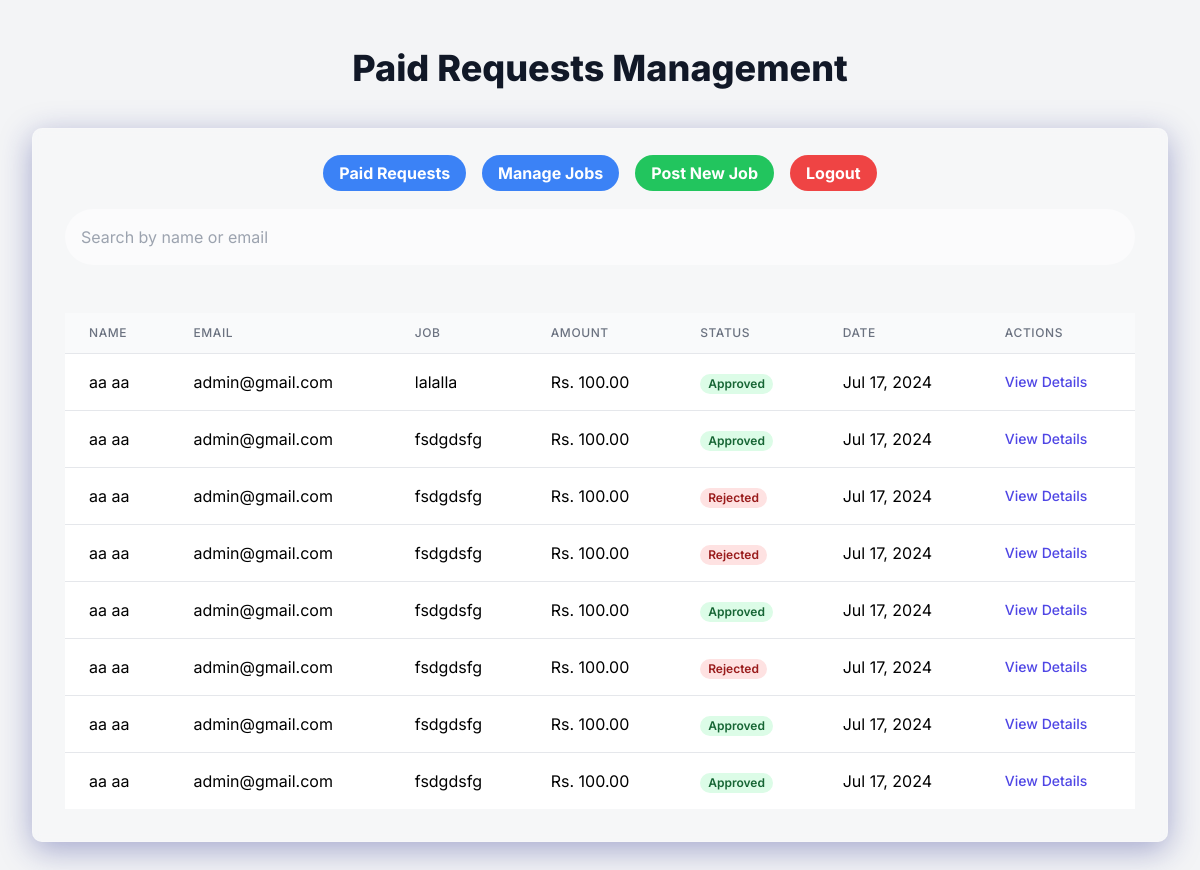
The app's page /admin_paid_requests.php (signed in) with its own data.
### tables this page shows
CREATE TABLE `paid_requests` (
  `id` int(11) NOT NULL,
  `application_id` int(11) DEFAULT NULL,
  `amount` decimal(10,2) NOT NULL,
  `payment_proof` varchar(255) NOT NULL,
  `status` enum('pending','approved','rejected') DEFAULT 'pending',
  `created_at` timestamp NOT NULL DEFAULT current_timestamp()
);

CREATE TABLE `job_applications` (
  `id` int(11) NOT NULL,
  `job_id` int(11) DEFAULT NULL,
  `name` varchar(255) NOT NULL,
  `contact` varchar(20) NOT NULL,
  `alt_contact` varchar(20) DEFAULT NULL,
  `email` varchar(255) NOT NULL,
  `height` decimal(5,2) NOT NULL,
  `weight` decimal(5,2) NOT NULL,
  `gender` enum('male','female') NOT NULL,
  `dob` date NOT NULL,
  `blood_group` varchar(5) NOT NULL,
  `ex_serviceman` tinyint(1) NOT NULL,
  `relative_in_service` varchar(255) DEFAULT NULL,
  `created_at` timestamp NOT NULL DEFAULT current_timestamp()
);

CREATE TABLE `jobs` (
  `id` int(11) NOT NULL,
  `category_id` int(11) DEFAULT NULL,
  `title` varchar(255) NOT NULL,
  `application_fee` decimal(10,2) DEFAULT NULL,
  `start_date` date DEFAULT NULL,
  `end_date` date DEFAULT NULL,
  `min_age` int(11) DEFAULT NULL,
  `max_age` int(11) DEFAULT NULL,
  `male_height` decimal(5,2) DEFAULT NULL,
  `female_height` decimal(5,2) DEFAULT NULL,
  `chest_male` decimal(5,2) DEFAULT NULL,
  `weight` decimal(5,2) DEFAULT NULL,
  `qualification` text DEFAULT NULL,
  `apply_link` varchar(255) DEFAULT NULL,
  `official_website` varchar(255) DEFAULT NULL,
  `detailed_notification` text DEFAULT NULL,
  `study_material` text DEFAULT NULL,
  `youtube_links` text DEFAULT NULL,
  `created_at` timestamp NOT NULL DEFAULT current_timestamp()
);

### admin_paid_requests.php (the view, shortened to what this page needs)
<?php
require_once 'config.php';
$query = "SELECT pr.id, pr.amount, pr.payment_proof, pr.status, pr.created_at,
                 ja.id as application_id, ja.name, ja.email, ja.contact, ja.alt_contact,
                 ja.height, ja.weight, ja.gender, ja.dob, ja.blood_group,
                 ja.ex_serviceman, ja.relative_in_service,
                 j.title as job_title, c.name as category_name
          FROM paid_requests pr
          JOIN job_applications ja ON pr.application_id = ja.id
          JOIN jobs j ON ja.job_id = j.id
          JOIN categories c ON j.category_id = c.id
          ORDER BY pr.created_at DESC";
$stmt = $pdo->query($query);
$paid_requests = $stmt->fetchAll();
?>
<!DOCTYPE html>
<html lang="en">
<head>
    <script src="https://cdn.tailwindcss.com"></script>
</head>
<body class="min-h-screen py-12 px-4 sm:px-6 lg:px-8" x-data="{ showModal: false, selectedRequest: null }">
    <div class="max-w-7xl mx-auto">
        <h1 class="text-4xl font-extrabold text-center text-gray-900 mb-10 animate-fade-in-up">Paid Requests Management</h1>
        <div class="glassmorphism p-8 animate-fade-in-up" style="animation-delay: 0.2s;">
        <ul class="flex justify-center space-x-4">
                <li><a href="admin_paid_requests.php" class="bg-blue-500 hover:bg-blue-700 text-white font-bold py-2 px-4 rounded-full transition duration-300 ease-in-out transform hover:scale-105">Paid Requests</a></li>
                <li><a href="admin_dashboard.php" class="bg-blue-500 hover:bg-blue-700 text-white font-bold py-2 px-4 rounded-full transition duration-300 ease-in-out transform hover:scale-105">Manage Jobs</a></li>
                <li><a href="admin_post_job.php" class="bg-green-500 hover:bg-green-700 text-white font-bold py-2 px-4 rounded-full transition duration-300 ease-in-out transform hover:scale-105">Post New Job</a></li>
                <li><a href="admin_logout.php" class="bg-red-500 hover:bg-red-700 text-white font-bold py-2 px-4 rounded-full transition duration-300 ease-in-out transform hover:scale-105">Logout</a></li>
            </ul>
            <div class="py-6 mb-6">
                <input type="text" id="searchInput" placeholder="Search by name or email" class="w-full p-4 rounded-full border-none focus:ring-2 focus:ring-blue-400 transition duration-300 bg-white bg-opacity-50">
            </div>
            <div class="overflow-x-auto">
                <table class="min-w-full divide-y divide-gray-200">
                    <thead class="bg-gray-50">
                        <tr>
                            <th scope="col" class="px-6 py-3 text-left text-xs font-medium text-gray-500 uppercase tracking-wider">Name</th>
                            <th scope="col" class="px-6 py-3 text-left text-xs font-medium text-gray-500 uppercase tracking-wider">Email</th>
                            <th scope="col" class="px-6 py-3 text-left text-xs font-medium text-gray-500 uppercase tracking-wider">Job</th>
                            <th scope="col" class="px-6 py-3 text-left text-xs font-medium text-gray-500 uppercase tracking-wider">Amount</th>
                            <th scope="col" class="px-6 py-3 text-left text-xs font-medium text-gray-500 uppercase tracking-wider">Status</th>
                            <th scope="col" class="px-6 py-3 text-left text-xs font-medium text-gray-500 uppercase tracking-wider">Date</th>
                            <th scope="col" class="px-6 py-3 text-left text-xs font-medium text-gray-500 uppercase tracking-wider">Actions</th>
                        </tr>
                    </thead>
                    <tbody class="bg-white divide-y divide-gray-200" id="tableBody">
                        <?php foreach ($paid_requests as $index => $request): ?>
                            <tr class="hover:bg-gray-50 animate-fade-in-up" style="animation-delay: <?= 0.1 * ($index + 1) ?>s;">
                                <td class="px-6 py-4 whitespace-nowrap"><?= htmlspecialchars($request['name']) ?></td>
                                <td class="px-6 py-4 whitespace-nowrap"><?= htmlspecialchars($request['email']) ?></td>
                                <td class="px-6 py-4 whitespace-nowrap"><?= htmlspecialchars($request['job_title']) ?></td>
                                <td class="px-6 py-4 whitespace-nowrap">Rs. <?= number_format($request['amount'], 2) ?></td>
                                <td class="px-6 py-4 whitespace-nowrap">
                                    <span class="px-2 inline-flex text-xs leading-5 font-semibold rounded-full
                                        <?php
                                        switch ($request['status']) {
                                            case 'approved':
                                                echo 'bg-green-100 text-green-800';
                                                break;
                                            case 'rejected':
                                                echo 'bg-red-100 text-red-800';
                                                break;
                                        }
                                        ?>">
                                        <?= ucfirst($request['status']) ?>
                                    </span>
                                </td>
                                <td class="px-6 py-4 whitespace-nowrap"><?= date('M d, Y', strtotime($request['created_at'])) ?></td>
                                <td class="px-6 py-4 whitespace-nowrap text-sm font-medium">
                                    <button @click="showModal = true; selectedRequest = <?= htmlspecialchars(json_encode($request)) ?>" class="text-indigo-600 hover:text-indigo-900 animate-scale">View Details</button>
                                </td>
                            </tr>
                        <?php endforeach; ?>
                    </tbody>
                </table>
            </div>
        </div>
    </div>
</body>
</html>

### admin_paid_requests.php (style rules this page uses)
body { font-family: 'Inter', sans-serif; background-color: #f3f4f6; }
.glassmorphism { background: rgba(255, 255, 255, 0.25); box-shadow: 0 8px 32px 0 rgba(31, 38, 135, 0.37); backdrop-filter: blur(4px); -webkit-backdrop-filter: blur(4px); border-radius: 10px; border: 1px solid rgba(255, 255, 255, 0.18); }
.animate-fade-in-up { animation: fadeInUp 0.5s ease-out; }
.animate-scale { transition: transform 0.3s ease; }

### records on screen
paid_requests: application.name "aa aa", application.email "admin@gmail.com", jobs.title "lalalla", amount "100.00", status "Approved", created_at "Jul 17, 2024"
paid_requests: application.name "aa aa", application.email "admin@gmail.com", jobs.title "fsdgdsfg", amount "100.00", status "Approved", created_at "Jul 17, 2024"
paid_requests: application.name "aa aa", application.email "admin@gmail.com", jobs.title "fsdgdsfg", amount "100.00", status "Rejected", created_at "Jul 17, 2024"
paid_requests: application.name "aa aa", application.email "admin@gmail.com", jobs.title "fsdgdsfg", amount "100.00", status "Rejected", created_at "Jul 17, 2024"
paid_requests: application.name "aa aa", application.email "admin@gmail.com", jobs.title "fsdgdsfg", amount "100.00", status "Approved", created_at "Jul 17, 2024"
paid_requests: application.name "aa aa", application.email "admin@gmail.com", jobs.title "fsdgdsfg", amount "100.00", status "Rejected", created_at "Jul 17, 2024"
paid_requests: application.name "aa aa", application.email "admin@gmail.com", jobs.title "fsdgdsfg", amount "100.00", status "Approved", created_at "Jul 17, 2024"
paid_requests: application.name "aa aa", application.email "admin@gmail.com", jobs.title "fsdgdsfg", amount "100.00", status "Approved", created_at "Jul 17, 2024"
